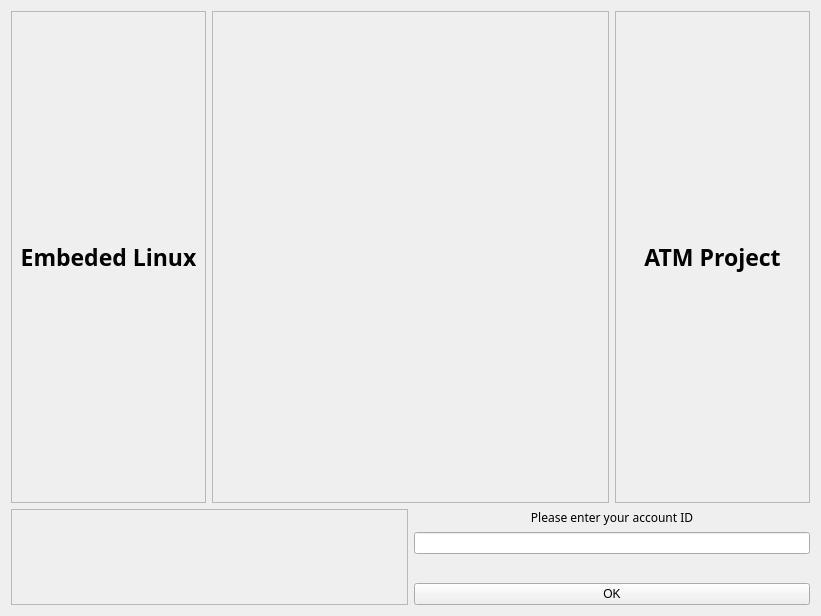
<?xml version="1.0" encoding="UTF-8"?>
<ui version="4.0">
 <class>Form</class>
 <widget class="QWidget" name="Form">
  <property name="windowModality">
   <enum>Qt::NonModal</enum>
  </property>
  <property name="geometry">
   <rect>
    <x>0</x>
    <y>0</y>
    <width>821</width>
    <height>616</height>
   </rect>
  </property>
  <property name="windowTitle">
   <string>Form</string>
  </property>
  <layout class="QGridLayout" name="gridLayout_17">
   <item row="0" column="3">
    <widget class="QLabel" name="ATM_label">
     <property name="font">
      <font>
       <family>Sans</family>
       <pointsize>17</pointsize>
       <weight>75</weight>
       <bold>true</bold>
      </font>
     </property>
     <property name="frameShape">
      <enum>QFrame::StyledPanel</enum>
     </property>
     <property name="frameShadow">
      <enum>QFrame::Sunken</enum>
     </property>
     <property name="text">
      <string>ATM Project</string>
     </property>
     <property name="alignment">
      <set>Qt::AlignCenter</set>
     </property>
    </widget>
   </item>
   <item row="4" column="2" colspan="2">
    <widget class="QLabel" name="feedback_label">
     <property name="sizePolicy">
      <sizepolicy hsizetype="Preferred" vsizetype="Minimum">
       <horstretch>0</horstretch>
       <verstretch>0</verstretch>
      </sizepolicy>
     </property>
     <property name="font">
      <font>
       <family>Sans</family>
      </font>
     </property>
     <property name="text">
      <string>&lt;html&gt;&lt;head/&gt;&lt;body&gt;&lt;p&gt;&lt;span style=&quot; color:#ed333b;&quot;&gt;&lt;/span&gt;&lt;/p&gt;&lt;/body&gt;&lt;/html&gt;</string>
     </property>
     <property name="alignment">
      <set>Qt::AlignCenter</set>
     </property>
    </widget>
   </item>
   <item row="1" column="0" rowspan="5" colspan="2">
    <widget class="QFrame" name="frame">
     <property name="sizePolicy">
      <sizepolicy hsizetype="Preferred" vsizetype="MinimumExpanding">
       <horstretch>0</horstretch>
       <verstretch>0</verstretch>
      </sizepolicy>
     </property>
     <property name="frameShape">
      <enum>QFrame::StyledPanel</enum>
     </property>
     <property name="frameShadow">
      <enum>QFrame::Raised</enum>
     </property>
     <layout class="QGridLayout" name="gridLayout_16">
      <item row="0" column="0">
       <widget class="QLabel" name="resource_img_label">
        <property name="pixmap">
         <pixmap resource="resources/images.qrc">:/images/rfid.png</pixmap>
        </property>
        <property name="scaledContents">
         <bool>true</bool>
        </property>
        <property name="alignment">
         <set>Qt::AlignCenter</set>
        </property>
       </widget>
      </item>
     </layout>
    </widget>
   </item>
   <item row="1" column="2" rowspan="2" colspan="2">
    <widget class="QLabel" name="login_instruction_label">
     <property name="sizePolicy">
      <sizepolicy hsizetype="Preferred" vsizetype="Minimum">
       <horstretch>0</horstretch>
       <verstretch>0</verstretch>
      </sizepolicy>
     </property>
     <property name="font">
      <font>
       <family>Sans</family>
      </font>
     </property>
     <property name="text">
      <string>Please enter your account ID</string>
     </property>
     <property name="alignment">
      <set>Qt::AlignCenter</set>
     </property>
    </widget>
   </item>
   <item row="5" column="2" colspan="2">
    <widget class="QPushButton" name="login_button">
     <property name="sizePolicy">
      <sizepolicy hsizetype="Minimum" vsizetype="Preferred">
       <horstretch>0</horstretch>
       <verstretch>0</verstretch>
      </sizepolicy>
     </property>
     <property name="text">
      <string>OK</string>
     </property>
    </widget>
   </item>
   <item row="0" column="0">
    <widget class="QLabel" name="embedded_linux_label">
     <property name="font">
      <font>
       <family>Sans</family>
       <pointsize>17</pointsize>
       <weight>75</weight>
       <bold>true</bold>
      </font>
     </property>
     <property name="frameShape">
      <enum>QFrame::StyledPanel</enum>
     </property>
     <property name="frameShadow">
      <enum>QFrame::Sunken</enum>
     </property>
     <property name="text">
      <string>Embeded Linux</string>
     </property>
     <property name="alignment">
      <set>Qt::AlignCenter</set>
     </property>
    </widget>
   </item>
   <item row="0" column="1" colspan="2">
    <widget class="QFrame" name="logo_frame">
     <property name="sizePolicy">
      <sizepolicy hsizetype="Preferred" vsizetype="Expanding">
       <horstretch>0</horstretch>
       <verstretch>0</verstretch>
      </sizepolicy>
     </property>
     <property name="frameShape">
      <enum>QFrame::StyledPanel</enum>
     </property>
     <property name="frameShadow">
      <enum>QFrame::Raised</enum>
     </property>
     <layout class="QGridLayout" name="gridLayout_15">
      <item row="1" column="0" colspan="2">
       <widget class="QLabel" name="imt_logo_label">
        <property name="font">
         <font>
          <family>Sans</family>
          <weight>75</weight>
          <bold>true</bold>
         </font>
        </property>
        <property name="text">
         <string/>
        </property>
        <property name="pixmap">
         <pixmap resource="resources/images.qrc">:/logo/IMT logo.png</pixmap>
        </property>
        <property name="scaledContents">
         <bool>true</bool>
        </property>
        <property name="alignment">
         <set>Qt::AlignCenter</set>
        </property>
        <property name="wordWrap">
         <bool>false</bool>
        </property>
       </widget>
      </item>
     </layout>
    </widget>
   </item>
   <item row="3" column="2" colspan="2">
    <widget class="QLineEdit" name="login_lineEdit">
     <property name="enabled">
      <bool>true</bool>
     </property>
     <property name="sizePolicy">
      <sizepolicy hsizetype="Preferred" vsizetype="Maximum">
       <horstretch>0</horstretch>
       <verstretch>0</verstretch>
      </sizepolicy>
     </property>
     <property name="maxLength">
      <number>12</number>
     </property>
     <property name="alignment">
      <set>Qt::AlignCenter</set>
     </property>
     <property name="clearButtonEnabled">
      <bool>true</bool>
     </property>
    </widget>
   </item>
  </layout>
 </widget>
 <resources>
  <include location="resources/images.qrc"/>
 </resources>
 <connections/>
</ui>
